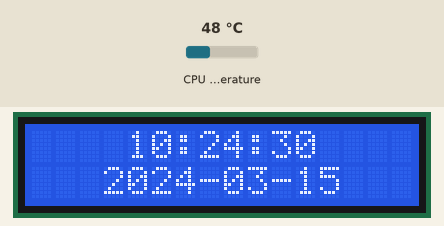
Simulated run of this program. Board: Raspberry Pi (BCM pin numbers). Parts: 16×2 character LCD. Inputs (shaded band) come from the test bench; at power-on: CPU temperature 48 °C. The clock reads 2024-03-15 10:24:30 at power-on unless the program sets it; system figures (address, load, memory, disk, uptime) are fixed made-up values; library files of the repository ran but are not shown: lcd1602.py.

Above: at 1.2 s.
1.3 s: CPU temperature set to 31 °C
At 6.0 s:
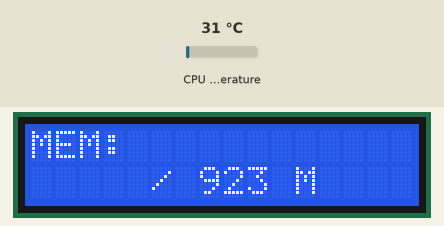
At 10.4 s:
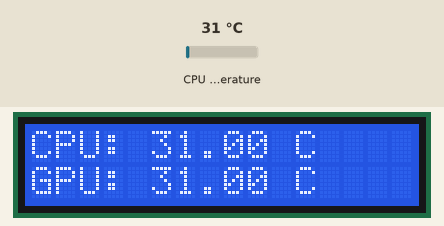
Timing chart, 0 to 11.9 s (numbered marks = the images above; inputs shaded):
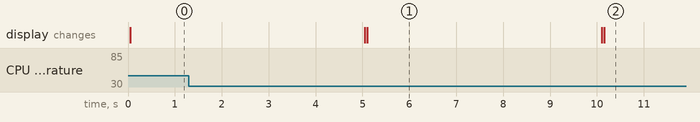

Measured:
- what the display in image 1 shows lasts 5.0 s, from 5.1 s to 10.1 s

The program:

1602.py
```python
#!/usr/bin/python

from lcd1602 import *
from datetime import *
import commands

def get_cpu_temp():
    tmp = open('/sys/class/thermal/thermal_zone0/temp')
    cpu = tmp.read()
    tmp.close()
    return '{:.2f}'.format( float(cpu)/1000 ) + ' C'

def get_gpu_temp():
    tmp = commands.getoutput('vcgencmd measure_temp|awk -F= \'{print $2}\'').replace('\'C','')
    gpu = float(tmp)
    return '{:.2f}'.format( gpu ) + ' C'

def get_time_now():
    return datetime.now().strftime('    %H:%M:%S\n   %Y-%m-%d')

def get_ip_info():
    return commands.getoutput('ifconfig wlan0|grep inet|awk -Faddr: \'{print $2}\'|awk \'{print $1}\'')

def get_mem_info():
    total= commands.getoutput('free -m|grep Mem:|awk \'{print $2}\'')
    free = commands.getoutput('free -m|grep cache:|awk \'{print $4}\'')
    return 'MEM:\n    ' + free +' / '+ total +' M'

lcd = lcd1602()
lcd.clear()

if __name__ == '__main__':

    while(1):
        #lcd.clear()
        #lcd.message( get_ip_info() )
        #sleep(5)

        lcd.clear()
        lcd.message( get_time_now() )
        sleep(5)

        lcd.clear()
        lcd.message( get_mem_info() )
        sleep(5)

        lcd.clear()
        lcd.message( 'CPU: ' + get_cpu_temp()+'\n' )
        lcd.message( 'GPU: ' + get_gpu_temp() )
        sleep(5)
```
